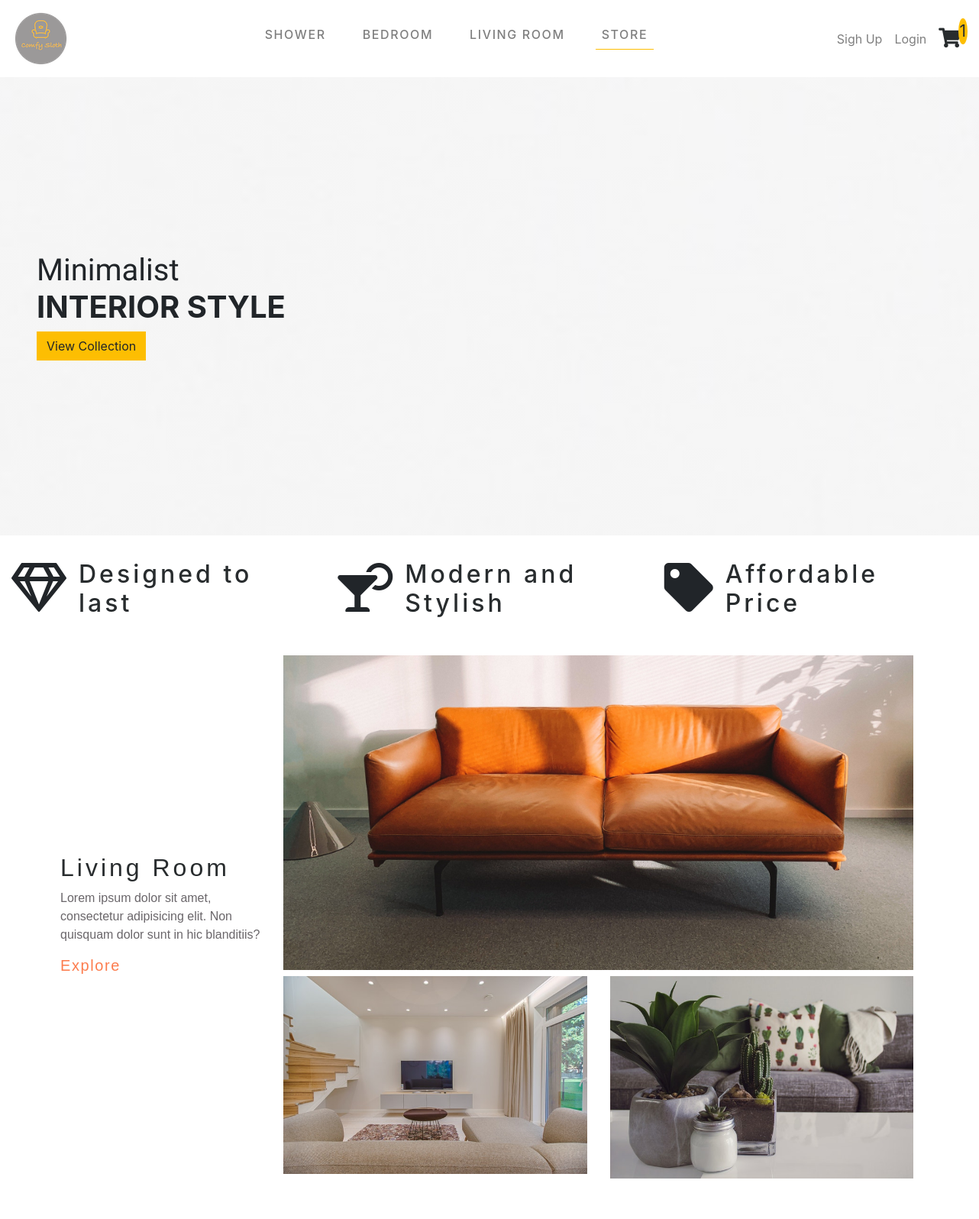
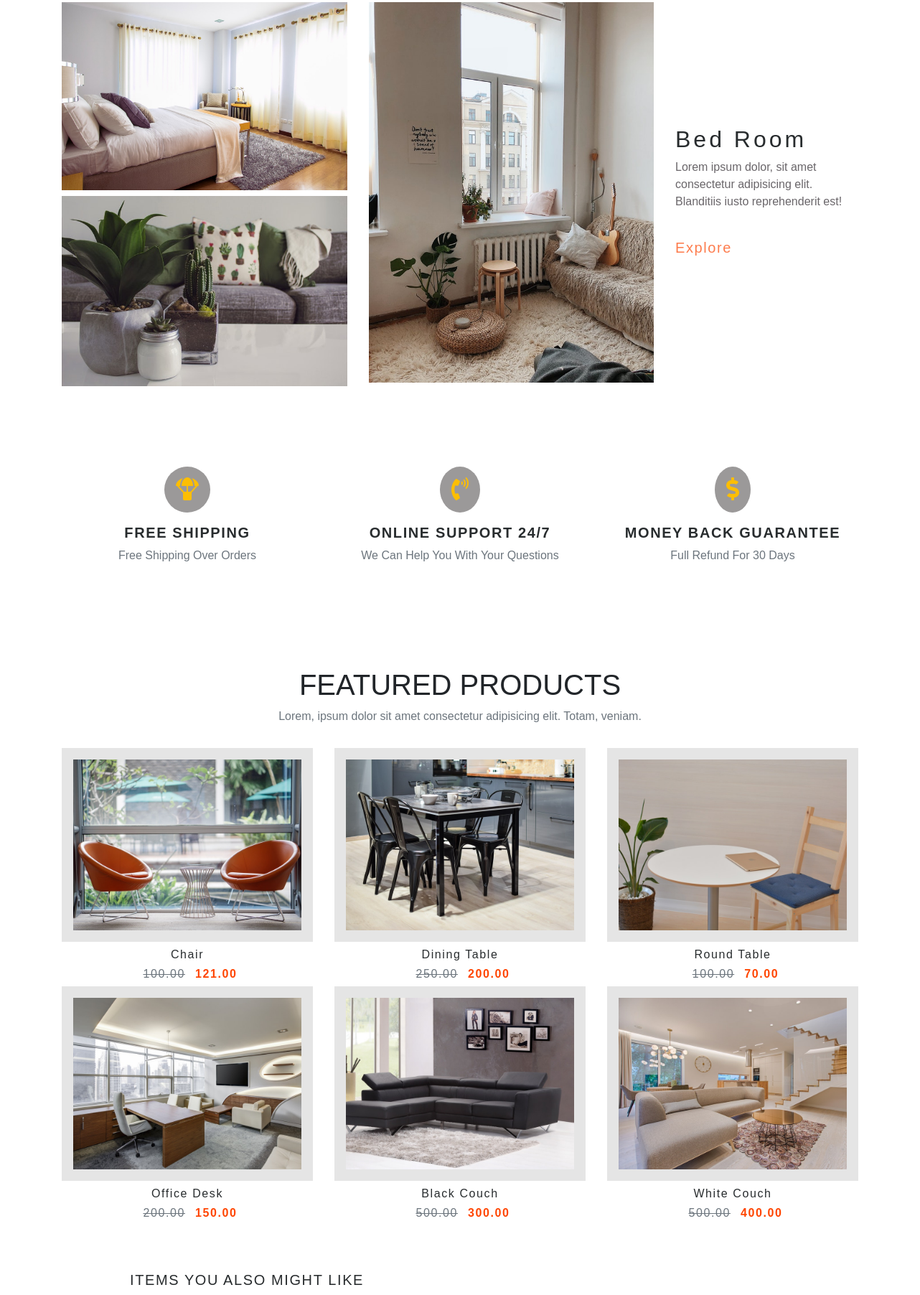
The page / (upper part) on the database its author committed (2 pictures, top to bottom).
### store/models.py (models this page shows, shortened)
class Featured(models.Model):
    title = models.CharField(max_length=200)
    picture = models.ImageField(upload_to='images/')
    price = models.DecimalField(max_digits=30, decimal_places=2)
    old_price = models.DecimalField(max_digits=30, decimal_places=2)

### store/views.py (the view)
# urls.py: path('', views.front, name='front'),
def front(request):
    return render(request, 'store/front_page.html', {'items': items, 'featured':featured})

### store/templates/store/front_page.html (shortened to what this page needs)
{% extends 'base.html' %}
{% block content %}
{% load staticfiles%}
<div class="banner d-flex align-items-center pl-3 pl-lg-5">
    <div>
        <h1 class="text-capitalize text-slanted mb-0">minimalist</h1>
        <h1 class="text-uppercase font-weight-bold">interior style</h1>
        <a href="/store" class='btn btn-yellow'>View Collection</a>
    </div>
</div>
<section>
    <div class="container-fluid under-banner-container my-2">
        <div class="row">
            <div class="col-md-4 under-banner d-flex">
                <i class="far fa-gem fa-4x py-1"></i>
                <h2 class='my-auto mx-3'>Designed to last</h2>
            </div>
            <div class="col-md-4 under-banner d-flex">
                <i class="fas fa-cocktail fa-4x py-1"></i>
                <h2 class='my-auto mx-3'>Modern and Stylish</h2>
            </div>
            <div class="col-md-4 under-banner d-flex">
                <i class="fas fa-tag fa-4x py-1"></i>
                <h2 class='my-auto mx-3'>Affordable Price</h2>
            </div>
        </div>
    </div>
</section>
<div class="container my-5">
    <div class="row product-banner my-3">
        <div class="col-md-3 my-auto p-2">
            <div class="collage-link filterBtn" data-filter='bedroom'>
                <h2>Living Room</h2>
                <p>Lorem ipsum dolor sit amet, consectetur adipisicing elit. Non quisquam dolor sunt in hic blanditiis?
                </p>
                <b><h5 class="t-og2">Explore</h5></b>
            </div>
        </div>
        <div class="col-md-9">
            <div class="row">
                <div class="col-12">
                        <img src="{% static 'img/living-6.jpg' %}" class='pb-2 img-fluid' alt="">
                </div>
            </div>
            <div class="row">
                <div class="col-6">
                    <img src="{% static 'img/living-3.jpg' %}" class='img-fluid' alt="">
                </div>
                <div class="col-6">
                    <img src="{% static 'img/living-4.jpg' %}" class='img-fluid' alt="">
                </div>
            </div>
        </div>
    </div>
    <br>
    <div class="row product-banner mt-3">
        <div class="col-md-9">
            <div class="row">
                <div class="col-6 vertical-collage">
                    <img src="{% static 'img/bed2.jpg' %}" class='img-fluid pb-2' alt="">
                    <img src="{% static 'img/living-4.jpg' %}" class='img-fluid' alt="">
                </div>
                <div class="col-6 vertical-collage">
                    <img src="{% static 'img/living-5.jpg' %}" class='img-fluid' alt="">
                </div>
            </div>
        </div>
        <div class="col-md-3 my-auto filterBtn" data-filter='bedroom'>
                <div class="collage-link">
                    <h2>Bed Room</h2>
                    <p>Lorem ipsum dolor, sit amet consectetur adipisicing elit. Blanditiis iusto reprehenderit est!</p>
                    <br>
                    <b><h5 class="t-og2">Explore</h5></b>
                </div>
        </div>
    </div>
</div>
<section class="py-5 text-center">
    <div class="container">
        <div class="row">
            <div class="col-10 col-md-6 col-lg-4 mx-auto py-3">
                <span class="service-icon">
                    <i class="fas fa-parachute-box"></i>
                </span>
                <h5 class="font-weight-bold text-uppercase">free shipping</h5>
                <p class="text-muted text-capitalize">free shipping over orders</p>
            </div>
            <div class="col-10 col-md-6 col-lg-4 mx-auto py-3">
                <span class="service-icon">
                    <i class="fas fa-phone-volume"></i>
                </span>
                <h5 class="font-weight-bold text-uppercase">online support 24/7</h5>
                <p class="text-muted text-capitalize">We can help you with your questions</p>
            </div>
            <div class="col-10 col-md-6 col-lg-4 mx-auto py-3">
                <span class="service-icon">
                    <i class="fas fa-dollar-sign"></i>
                </span>
                <h5 class="font-weight-bold text-uppercase">money back guarantee</h5>
                <p class="text-muted text-capitalize">full refund for 30 days</p>
            </div>
        </div>
    </div>
</section>
{% include 'featured.html' %}
{% include 'carousel.html' %}
{% endblock %}

### futniture_store/templates/featured.html (shortened to what this page needs)
{% block content3 %}
{% load staticfiles %}
<section class='featured py-5'>
    <div class="container">
        <div class="row my-3">
            <div class="col-10 mx-auto text-center">
                <h1 class='text-uppercase'>Featured products</h1>
                <p class="text-muted">Lorem, ipsum dolor sit amet consectetur adipisicing elit. Totam, veniam.</p>
            </div>
        </div>
        <div class="row">
            {% for item in featured.all %}
            <div class="col-10 mx-auto col-md-6 col-lg-4">
                    <div class="featured-container p-3">
                      <img src="{{ item.picture.url }}" alt="" class='img-fluid'>
                    </div>
                    <h6 class="text-capitalize text-center my-2">{{ item.title }}</h6>
                    <h6 class="text-center">
                      <span class='text-muted old-price mx-2'>{{ item.old_price }}</span>
                      <span class='new-price'>{{ item.price }}</span>
                    </h6>
                  </div>
            {% endfor %}
        </div>
    </div>
</section>
{% endblock %}

### futniture_store/static/css/all.css (style rules this page uses)
.fa, .fas, .far, .fal, .fab { -moz-osx-font-smoothing: grayscale; -webkit-font-smoothing: antialiased; display: inline-block; font-style: normal; font-variant: normal; text-rendering: auto; line-height: 1; }
.fa-4x { font-size: 4em; }
.fa-cocktail:before { content: "\f561"; }
.fa-dollar-sign:before { content: "\f155"; }
.fa-gem:before { content: "\f3a5"; }
.fa-parachute-box:before { content: "\f4cd"; }
.fa-phone-volume:before { content: "\f2a0"; }
.fa-tag:before { content: "\f02b"; }
.far { font-family: 'Font Awesome 5 Free'; font-weight: 400; }
.fa, .fas { font-family: 'Font Awesome 5 Free'; font-weight: 900; }

### futniture_store/static/css/main.css (style rules this page uses)
:root { --mainYellow: #fdbe02; --mainWhite: #fff; --mainBlack: #282c2e; --mainGrey: #9b9999; --TransGrey: rgba(0, 0, 0, 0.1); --SecondGrey: #6a666a; --MainOrange: rgba(253, 124, 77); }
a:link { text-decoration: none; }
.h1,h2,h3,h4 { letter-spacing: 0.25rem; color: var(--mainBlack); }
.container { font-family: 'Courier Prime', sans-serif; }
.t-og2 { color: var(--MainOrange); }
h5,h6 { letter-spacing: 0.1rem; color: var(--mainBlack); }
body { color: var(--SecondGrey); background: var(--mainWhite); font-family: "Mali", cursive; }
.text-slanted { font-family: "Calligraffitti", cursive; }
.btn-yellow { background: var(--mainYellow)!important; text-transform: capitalize; font-size: 1.2rem; color: var(--mainBlack); border-radius: 0!important; }
.banner { background: linear-gradient(rgba(255,255,255,0.5),rgba(255,255,255,0.5)), url(../img/banner.jpg); min-height: calc(100vh - 200px); background-position: center; background-size:cover; background-attachment: fixed; background-repeat: no-repeat; }
.collage-link { color: var(--SecondGrey); }
.service-icon { display: inline-block; margin-bottom: 1rem; font-size: 2rem; color: var(--mainYellow); background: var(--mainGrey); padding: 0.5rem 1rem; border-radius: 50%; }
.featured-container { background: var(--TransGrey); position: relative; overflow: hidden; }
.old-price { text-decoration: line-through; }
.new-price { font-weight: bold; color: orangered; }

### rows shown on the page
Featured: picture (picture), title "Chair", old_price "100.00", price "121.00"
Featured: picture (picture), title "Dining Table", old_price "250.00", price "200.00"
Featured: picture (picture), title "Round Table", old_price "100.00", price "70.00"
Featured: picture (picture), title "Office Desk", old_price "200.00", price "150.00"
Featured: picture (picture), title "Black Couch", old_price "500.00", price "300.00"
Featured: picture (picture), title "White Couch", old_price "500.00", price "400.00"
